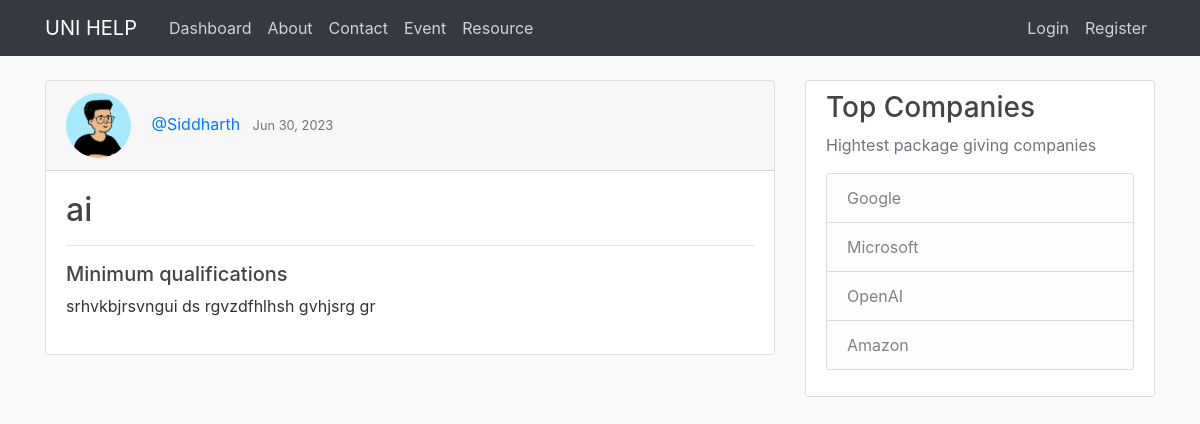
/home/, run on an earlier commit of the app's database.
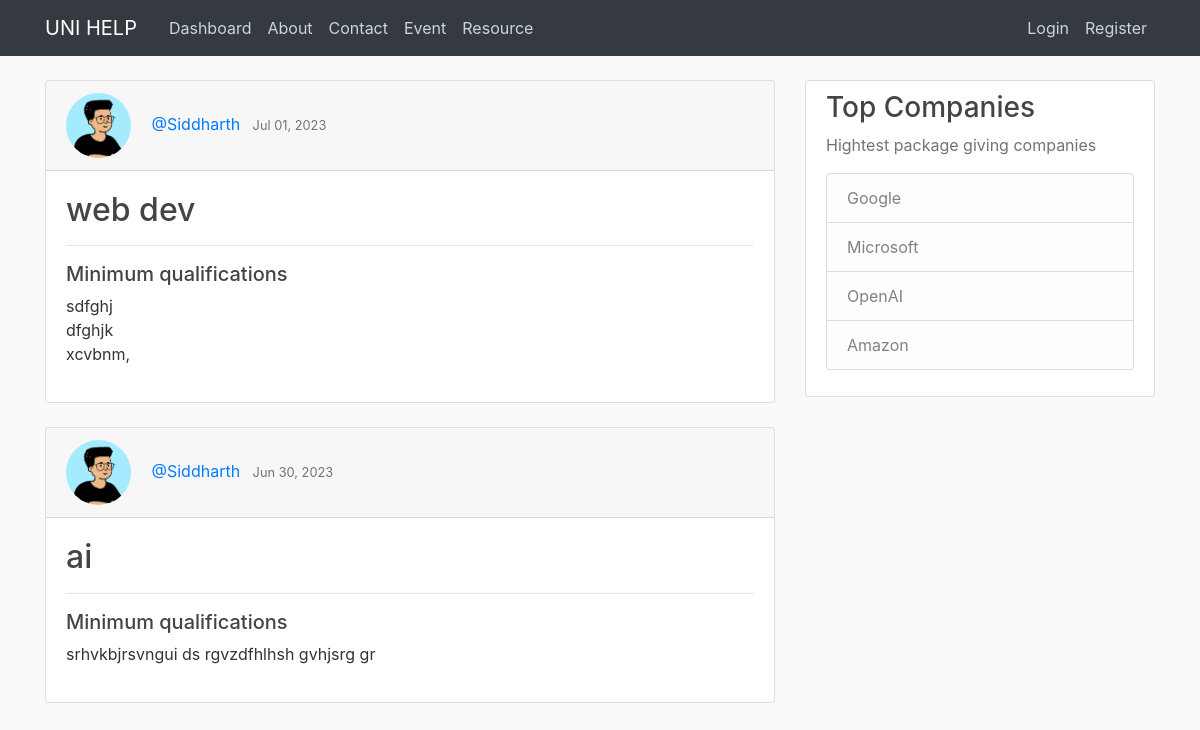
And on a later commit of the database.
### blog/models.py (models this page shows, shortened)
class Post(models.Model):
    title = models.CharField(max_length=100)
    content = models.TextField()
    date_posted = models.DateTimeField(default=timezone.now)
    author = models.ForeignKey(User, on_delete=models.CASCADE)

### users/models.py (models this page shows, shortened)
class Profile(models.Model):
    user = models.OneToOneField(User, on_delete=models.CASCADE)
    role = models.CharField(max_length=10, default='Alumni')
    image = models.ImageField(default='default.png', upload_to='profile_pics')

### blog/views.py (the view)
# urls.py: path('home/', PostListView.as_view(), name='blog-home'),
class PostListView(ListView):
    model = Post
    template_name = 'blog/home.html' # <app>/<model>_<viewtype>.html
    context_object_name = 'posts'
    ordering = ['-date_posted']
    paginate_by = 6

### blog/templates/blog/home.html (shortened to what this page needs)
{% extends "blog/base.html" %}
{% block content %}
<div>
    {% for post in posts %}
    <div class="card text-left">
        <div class="card-header">
            <img class="rounded-circle article-img" src="{{ post.author.profile.image.url }}">
            <a class="mr-2" href="{% url 'user-posts' post.author.username %}">@{{ post.author }}</a>
            <small class="text-muted">{{ post.date_posted|date:"M d, Y" }}</small>
        </div>
        <div class="card-body">
            <h2><a class="article-title" href="{% url 'post-detail' post.id %}">{{ post.title }}</a></h2>
            <hr>
            <h5>Minimum qualifications</h5>
            <p class="article-content">{{ post.content }}</p>
        </div>
    </div>
    {% endfor %}
</div>
{% endblock content %}
{% block palate %}
<div class="content-section">
    <h3>Top Companies</h3>
    <p class='text-muted'>Hightest package giving companies
    <ul class="list-group">
        <li class="list-group-item list-group-item-light">Google</li>
        <li class="list-group-item list-group-item-light">Microsoft</li>
        <li class="list-group-item list-group-item-light">OpenAI</li>
        <li class="list-group-item list-group-item-light">Amazon</li>
    </ul>
    </p>
</div>
{% endblock palate %}

### blog/templates/blog/base.html (shortened to what this page needs)
{% load static %}
<!DOCTYPE html>
<html lang="en">
<head>
    <link rel="stylesheet" href="https://cdn.jsdelivr.net/npm/bootstrap@4.0.0/dist/css/bootstrap.min.css"
>
    <link rel="stylesheet" type="text/css" href="{% static 'blog/main.css' %}">
</head>
<body>
    <header class="site-header">
        <nav class="navbar navbar-expand-md navbar-dark bg-dark fixed-top">
            <div class="container">
                <a class="navbar-brand mr-4" href="{% url 'solutionFinder' %}">UNI HELP</a>
                <div class="collapse navbar-collapse" id="navbarToggle">
                    <div class="navbar-nav mr-auto">
                        <a class="nav-item nav-link" href="{% url 'blog-home' %}">Dashboard</a>
                        <a class="nav-item nav-link" href="{% url 'blog-about' %}">About</a>
                        <a class="nav-item nav-link" href="{% url 'contact-form' %}">Contact</a>
                        <a class="nav-item nav-link" href="{% url 'event' %}">Event</a>
                        <a class="nav-item nav-link" href="{% url 'resource' %}">Resource</a>
                    </div>
                    <div class="navbar-nav">
                        {% if user.is_authenticated and user.profile.role == 'Alumni' %}
                        <a class="nav-item nav-link nav-hover" href="{% url 'post-create' %}">New Post</a>
                        <a class="nav-item nav-link" href="{% url 'profile' %}">Profile</a>
                        <a class="nav-item nav-link" href="{% url 'logout' %}">Logout</a>
                        {% elif user.is_authenticated and user.profile.role == 'Student' %}
                        <a class="nav-item nav-link" href="{% url 'profile' %}">Profile</a>
                        <a class="nav-item nav-link" href="{% url 'logout' %}">Logout</a>
                        {% else %}
                        <a class="nav-item nav-link" href="{% url 'login' %}">Login</a>
                        <a class="nav-item nav-link" href="{% url 'register' %}">Register</a>
                        {% endif %}
                    </div>
                </div>
            </div>
        </nav>
    </header>
    <main role="main" class="container">
        <div class="row">
            <div class="col-md-8">
                {% block content %}{% endblock %}
            </div>
            <div class="col-md-4">
                {% block palate %}{% endblock %}
            </div>
        </div>
    </main>
</body>
</html>

### blog/static/blog/main.css (style rules this page uses)
body { background: #fafafa; color: #333333; margin-top: 5rem; }
h1, h2, h3, h4, h5, h6 { color: #444444; }
ul { margin: 0; }
.site-header .navbar-nav .nav-link { color: #cbd5db; }
.content-section { background: #ffffff; padding: 10px 20px; border: 1px solid #dddddd; border-radius: 3px; margin-bottom: 20px; }
.article-title { color: #444444; }
.article-content { white-space: pre-line; }
.article-img { height: 65px; width: 65px; margin-right: 16px; }

What changed in the data, as far as the page shows it:
added Post: author.profile.image (picture), author "Siddharth", date_posted "Jul 01, 2023", title "web dev", content "sdfghj dfghjk xcvbnm,"
